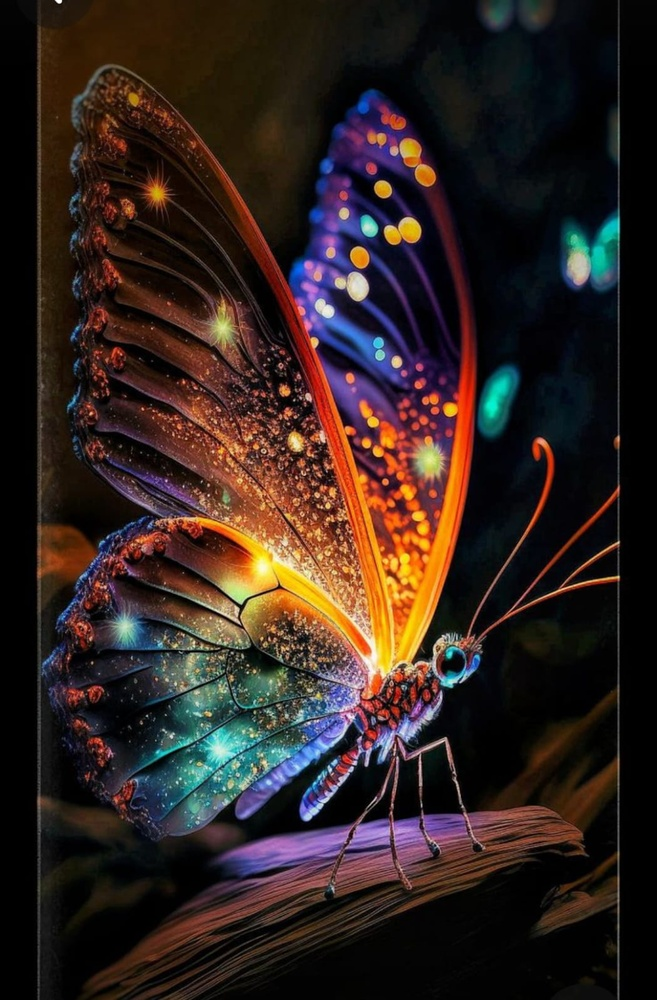
#> input picture image.jpg, 657 x 1000 px, shrunk from 1050 x 1599 before the run, found by its file name
$ python ImageColourMiniProj.py
#> lines starting #> are read from the running program, lines starting #| are printed output that depends on the picture
import cv2
image=cv2.imread("ace\image.jpg")
#> image is the input picture: shape (1000, 657, 3); mean B, G, R 31.3, 35.5, 49.1
gry=cv2.cvtColor(image,cv2.COLOR_BGR2GRAY)
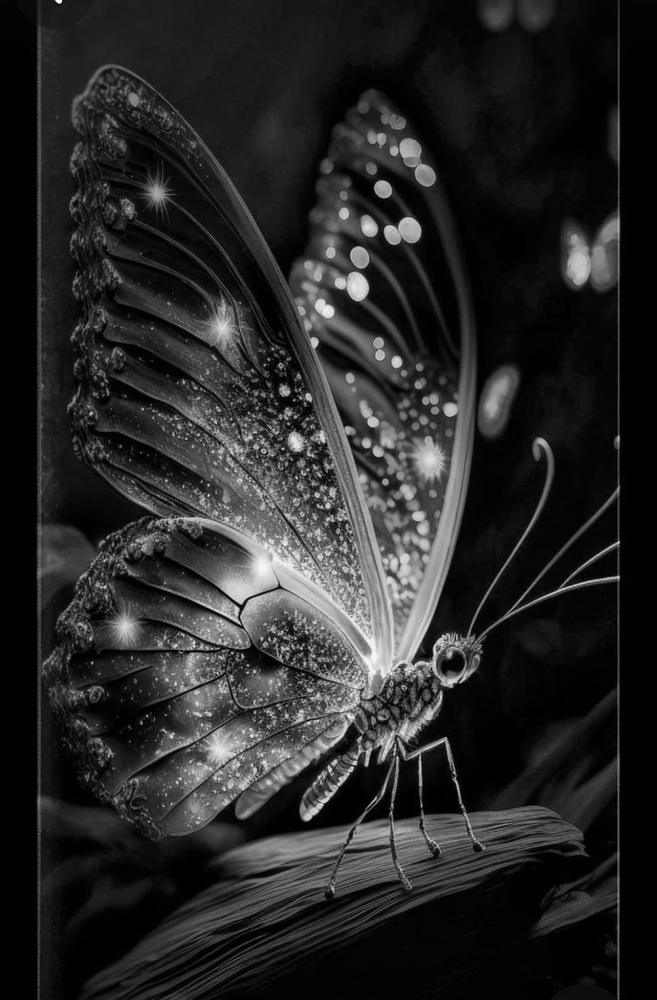
#> gry: shape (1000, 657); min 0, max 254, mean 39.1
rgb=cv2.cvtColor(image,cv2.COLOR_BGR2RGB)
cv2.imwrite("grey.jpg",gry)
cv2.imwrite("rgb.jpg",rgb)
